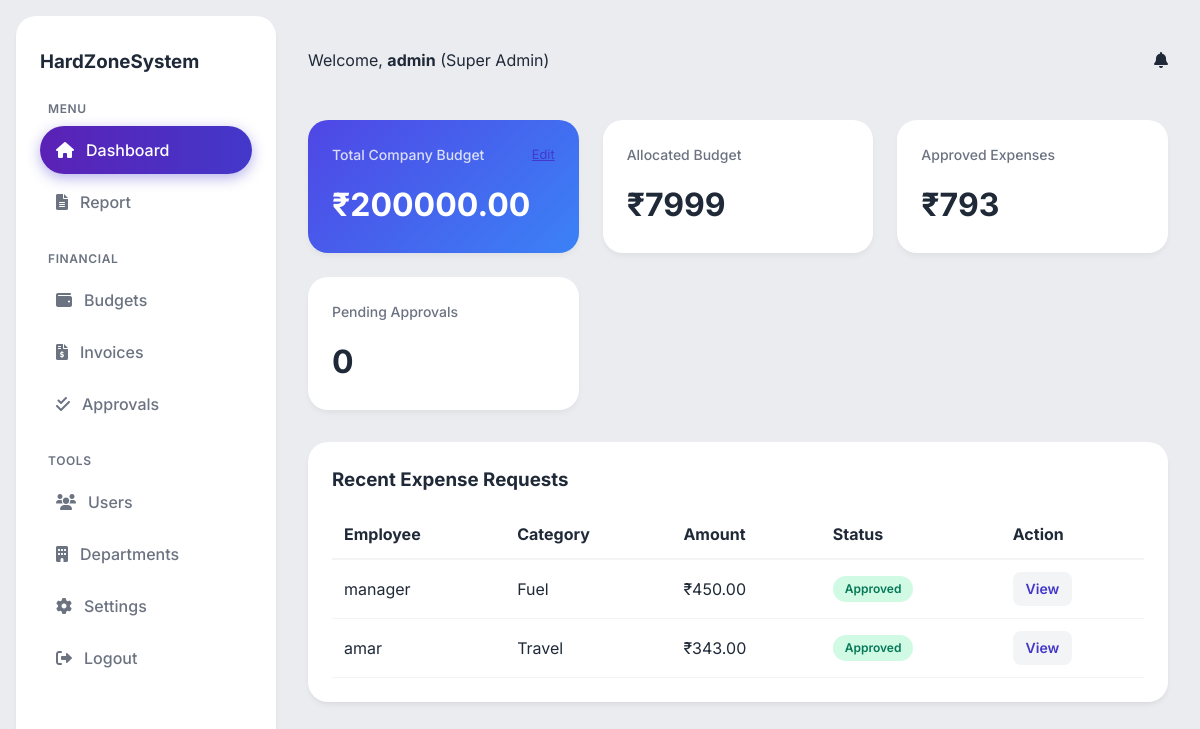
Screenshot of / (signed in) with the database file from the repository.
### users/models.py (models this page shows, shortened)
class CustomUser(AbstractUser):
    ROLE_CHOICES = (
        ('ADMIN', 'Super Admin'),
        ('MANAGER', 'Manager'),
        ('EMPLOYEE', 'Employee'),
    )
    role = models.CharField(max_length=20, choices=ROLE_CHOICES, default='EMPLOYEE')
    department = models.ForeignKey('budgets.Department', on_delete=models.SET_NULL, null=True, blank=True, related_name='members')
    manager = models.ForeignKey('self', on_delete=models.SET_NULL, null=True, blank=True, related_name='subordinates')
    status = models.BooleanField(default=True) # True for Active, False for Inactive

### budgets/models.py (models this page shows, shortened)
class CompanySettings(models.Model):
    total_company_budget = models.DecimalField(max_digits=12, decimal_places=2, default=0.00)
    class Meta:
        verbose_name_plural = "Company Settings"

### expenses/models.py (models this page shows, shortened)
class Expense(models.Model):
    STATUS_CHOICES = (
        ('PENDING', 'Pending Approval'),
        ('APPROVED', 'Approved'),
        ('REJECTED', 'Rejected'),
    )
    employee = models.ForeignKey(settings.AUTH_USER_MODEL, on_delete=models.CASCADE, related_name='expenses')
    category = models.ForeignKey(ExpenseCategory, on_delete=models.PROTECT)
    amount = models.DecimalField(max_digits=10, decimal_places=2)
    description = models.TextField()
    bill = models.FileField(upload_to='expenses/bills/%Y/%m/%d/')
    status = models.CharField(max_length=20, choices=STATUS_CHOICES, default='PENDING')
    submitted_at = models.DateTimeField(auto_now_add=True)
    updated_at = models.DateTimeField(auto_now=True)
    is_deleted = models.BooleanField(default=False)

class ExpenseCategory(models.Model):
    name = models.CharField(max_length=100, unique=True)

### reports/views.py (the view, shortened to what this page needs)
# urls.py: path('', views.dashboard, name='dashboard'),
@login_required
def dashboard(request):
    user = request.user
    context = {}
    if user.role == 'ADMIN':
        from django.db.utils import OperationalError
        from django.db import connection
        try:
            settings, _ = CompanySettings.objects.get_or_create(pk=1)
            context['total_company_budget'] = settings.total_company_budget
        except OperationalError:
            with connection.cursor() as cursor:
                cursor.execute('CREATE TABLE IF NOT EXISTS "budgets_companysettings" ("id" integer NOT NULL PRIMARY KEY AUTOINCREMENT, "total_company_budget" decimal NOT NULL)')
            settings, _ = CompanySettings.objects.get_or_create(pk=1)
            context['total_company_budget'] = settings.total_company_budget
        context['allocated_budget'] = BudgetAllocation.objects.aggregate(Sum('amount'))['amount__sum'] or 0
        context['approved_expenses'] = Expense.objects.filter(status='APPROVED', is_deleted=False).aggregate(Sum('amount'))['amount__sum'] or 0
        context['pending_count'] = Expense.objects.filter(status='PENDING', is_deleted=False).count()
        context['recent_expenses'] = Expense.objects.filter(is_deleted=False).order_by('-submitted_at')[:5]
        return render(request, 'reports/admin_dashboard.html', context)

### templates/reports/admin_dashboard.html (shortened to what this page needs)
{% extends 'base.html' %}
{% block content %}
<div class="stat-grid">
    <div class="stat-card">
        <div style="display: flex; justify-content: space-between; align-items: center; margin-bottom: 0.5rem;">
            <h3 style="margin: 0;">Total Company Budget</h3>
            <a href="{% url 'company_settings' %}" style="font-size: 0.8rem; color: var(--primary-color);">Edit</a>
        </div>
        <p class="h2">₹{{ total_company_budget }}</p>
    </div>
    <div class="stat-card">
        <h3>Allocated Budget</h3>
        <p class="h2">₹{{ allocated_budget }}</p>
    </div>
    <div class="stat-card">
        <h3>Approved Expenses</h3>
        <p class="h2">₹{{ approved_expenses }}</p>
    </div>
    <div class="stat-card">
        <h3>Pending Approvals</h3>
        <p class="h2">{{ pending_count }}</p>
    </div>
</div>
<div class="card">
    <h3>Recent Expense Requests</h3>
    <table style="width: 100%; border-collapse: collapse; margin-top: 1rem;">
        <thead>
            <tr style="border-bottom: 2px solid var(--border-color); text-align: left;">
                <th style="padding: 0.75rem;">Employee</th>
                <th style="padding: 0.75rem;">Category</th>
                <th style="padding: 0.75rem;">Amount</th>
                <th style="padding: 0.75rem;">Status</th>
                <th style="padding: 0.75rem;">Action</th>
            </tr>
        </thead>
        <tbody>
            {% for expense in recent_expenses %}
            <tr style="border-bottom: 1px solid var(--border-color);">
                <td style="padding: 0.75rem;">{{ expense.employee.username }}</td>
                <td style="padding: 0.75rem;">{{ expense.category.name }}</td>
                <td style="padding: 0.75rem;">₹{{ expense.amount }}</td>
                <td style="padding: 0.75rem;">
                    <span class="status-badge {% if expense.status == 'PENDING' %}status-pending{% elif expense.status == 'APPROVED' %}status-approved{% else %}status-rejected{% endif %}">
                        {{ expense.get_status_display }}
                    </span>
                </td>
                <td style="padding: 0.75rem;"><a href="{% url 'expense_detail' expense.id %}">View</a></td>
            </tr>
            {% empty %}
            <tr><td colspan="5" style="padding: 1rem; text-align: center;">No recent requests.</td></tr>
            {% endfor %}
        </tbody>
    </table>
</div>
{% endblock %}

### templates/base.html (shortened to what this page needs)
<!DOCTYPE html>
<html lang="en">
<head>
    {% load static %}
    <link rel="stylesheet" href="{% static 'css/style.css' %}">
    <link rel="stylesheet" href="https://cdnjs.cloudflare.com/ajax/libs/font-awesome/6.0.0/css/all.min.css">
</head>
<body>
    <div class="dashboard-container">
        {% if user.is_authenticated %}
        <aside class="sidebar">
            <h3>HardZoneSystem</h3>
            <ul class="nav-links">
                <li><span class="menu-group">Menu</span></li>
                <li><a href="{% url 'dashboard' %}"
                        class="{% if request.resolver_match.url_name == 'dashboard' %}active{% endif %}">
                        <i class="fas fa-home"></i> <span>Dashboard</span></a></li>
                <li><a href="{% url 'export_report_excel' %}"><i class="fas fa-file-alt"></i> <span>Report</span></a></li>
                <li><span class="menu-group">Financial</span></li>
                <li><a href="{% url 'budget_list' %}" class="{% if 'budgets' in request.path %}active{% endif %}">
                        <i class="fas fa-wallet"></i> <span>Budgets</span></a></li>
                <li><a href="{% url 'expense_list' %}" class="{% if 'expenses' in request.path %}active{% endif %}">
                        <i class="fas fa-file-invoice-dollar"></i> <span>Invoices</span></a></li>
                {% if user.role != 'EMPLOYEE' %}
                <li><a href="{% url 'approval_list' %}" class="{% if 'approvals' in request.path %}active{% endif %}">
                        <i class="fas fa-check-double"></i> <span>Approvals</span></a></li>
                {% endif %}
                <li><span class="menu-group">Tools</span></li>
                {% if user.role == 'ADMIN' %}
                <li><a href="{% url 'user_list' %}" class="{% if 'users' in request.path %}active{% endif %}">
                        <i class="fas fa-users"></i> <span>Users</span></a></li>
                <li><a href="{% url 'department_list' %}"
                        class="{% if 'departments' in request.path %}active{% endif %}">
                        <i class="fas fa-building"></i> <span>Departments</span></a></li>
                <li><a href="{% url 'company_settings' %}" class="{% if 'settings' in request.path %}active{% endif %}">
                        <i class="fas fa-cog"></i> <span>Settings</span></a></li>
                {% endif %}
                <li><a href="{% url 'logout' %}"><i class="fas fa-sign-out-alt"></i> <span>Logout</span></a></li>
            </ul>
        </aside>
        {% endif %}
        <main class="main-content">
            {% if user.is_authenticated %}
            <header class="top-nav">
                <div class="user-info">
                    Welcome, <strong>{{ user.username }}</strong> ({{ user.get_role_display }})
                </div>
                <div class="notifications">
                    <i class="fas fa-bell"></i>
                </div>
            </header>
            {% endif %}
            {% block content %}
            {% endblock %}
        </main>
    </div>
</body>
</html>

### static/css/style.css (style rules this page uses)
:root { --primary-color: #4338ca; --primary-hover: #3730a3; --secondary-color: #1e1b4b; --bg-main: #ebecf0; --bg-card: #ffffff; --bg-sidebar: #ffffff; --text-main: #1f2937; --text-muted: #6b7280; --border-color: #f3f4f6; --success: #10b981; --success-bg: #d1fae5; --danger: #ef4444; --danger-bg: #fee2e2; --warning: #f59e0b; }
* { margin: 0; padding: 0; box-sizing: border-box; }
body { font-family: 'Inter', sans-serif; background-color: var(--bg-main); color: var(--text-main); line-height: 1.5; }
.dashboard-container { display: flex; min-height: 100vh; }
.sidebar { width: 260px; background-color: var(--bg-sidebar); color: var(--text-main); padding: 2rem 1.5rem; margin: 1rem 0 1rem 1rem; border-radius: 20px; transition: all 0.3s; box-shadow: 0 4px 6px -1px rgba(0, 0, 0, 0.05), 0 2px 4px -1px rgba(0, 0, 0, 0.03); }
.nav-links { list-style: none; }
.nav-links li { margin-bottom: 0.25rem; }
.nav-links li span.menu-group { display: block; font-size: 0.75rem; text-transform: uppercase; color: var(--text-muted); margin: 1.5rem 0 0.5rem 0.5rem; letter-spacing: 0.05em; font-weight: 600; }
.nav-links a { color: var(--text-muted); text-decoration: none; padding: 0.75rem 1rem; display: flex; align-items: center; gap: 0.75rem; border-radius: 9999px; transition: all 0.2s; font-weight: 500; }
.nav-links a.active { background: linear-gradient(90deg, #5b21b6 0%, #4338ca 100%); color: white; box-shadow: 0 4px 14px 0 rgba(67, 56, 202, 0.39); }
.main-content { flex: 1; padding: 2rem; }
.top-nav { display: flex; justify-content: space-between; align-items: center; margin-bottom: 2rem; background: transparent; padding: 1rem 0; }
.card { background: var(--bg-card); border-radius: 20px; padding: 1.5rem; box-shadow: 0 4px 6px -1px rgba(0, 0, 0, 0.05), 0 2px 4px -1px rgba(0, 0, 0, 0.03); margin-bottom: 1.5rem; border: none; }
.stat-grid { display: grid; grid-template-columns: repeat(auto-fit, minmax(240px, 1fr)); gap: 1.5rem; margin-bottom: 2rem; }
.stat-card { background-color: var(--bg-card); padding: 1.5rem; border-radius: 20px; box-shadow: 0 4px 6px -1px rgba(0, 0, 0, 0.05); border: none; display: flex; flex-direction: column; }
.stat-card:first-child { background: linear-gradient(135deg, #4f46e5 0%, #3b82f6 100%); color: white; }
.stat-card:first-child h3, .stat-card:first-child .text-muted { color: rgba(255, 255, 255, 0.8) !important; }
.stat-card h3 { font-size: 0.875rem; color: var(--text-muted); margin-bottom: 0.5rem; font-weight: 500; }
.stat-card .h2 { font-size: 2rem; font-weight: 700; margin-top: 0.5rem; }
.status-badge { padding: 0.25rem 0.75rem; border-radius: 9999px; font-size: 0.75rem; font-weight: 600; display: inline-block; }
.status-approved { background-color: var(--success-bg); color: #047857; }
table a { color: var(--primary-color); text-decoration: none; font-weight: 600; font-size: 0.875rem; padding: 0.4rem 0.8rem; border-radius: 8px; background-color: #f3f4f6; transition: all 0.2s; display: inline-block; }

### rows the page displays
CustomUser: username "admin", role "Super Admin"
CompanySettings: total_company_budget "200000.00"
Expense: employee.username "manager", category.name "Fuel", amount "450.00", status "Approved"
Expense: employee.username "amar", category.name "Travel", amount "343.00", status "Approved"

### other values shown
{{ allocated_budget }} "7999"
{{ approved_expenses }} "793"
{{ pending_count }} "0"
